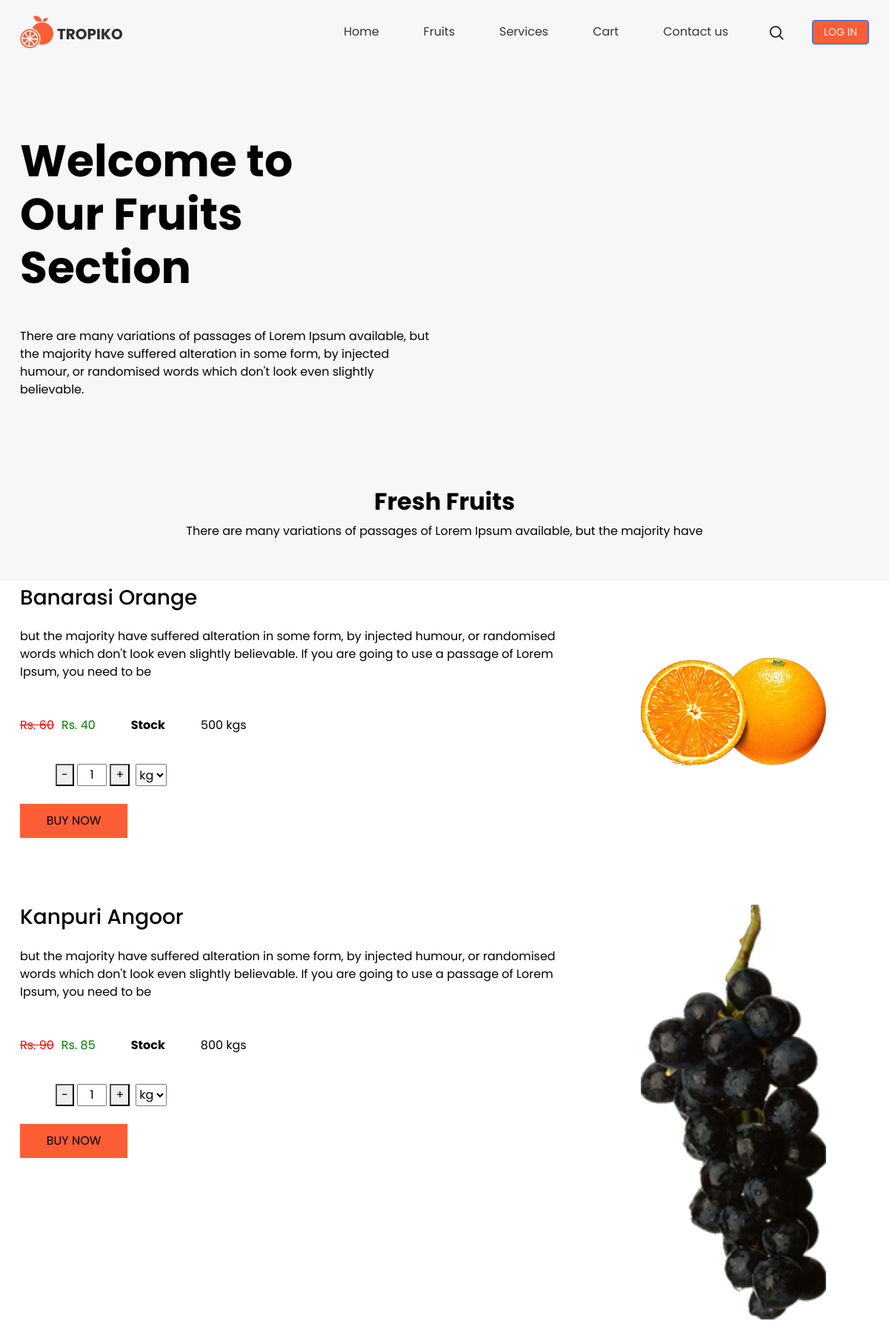
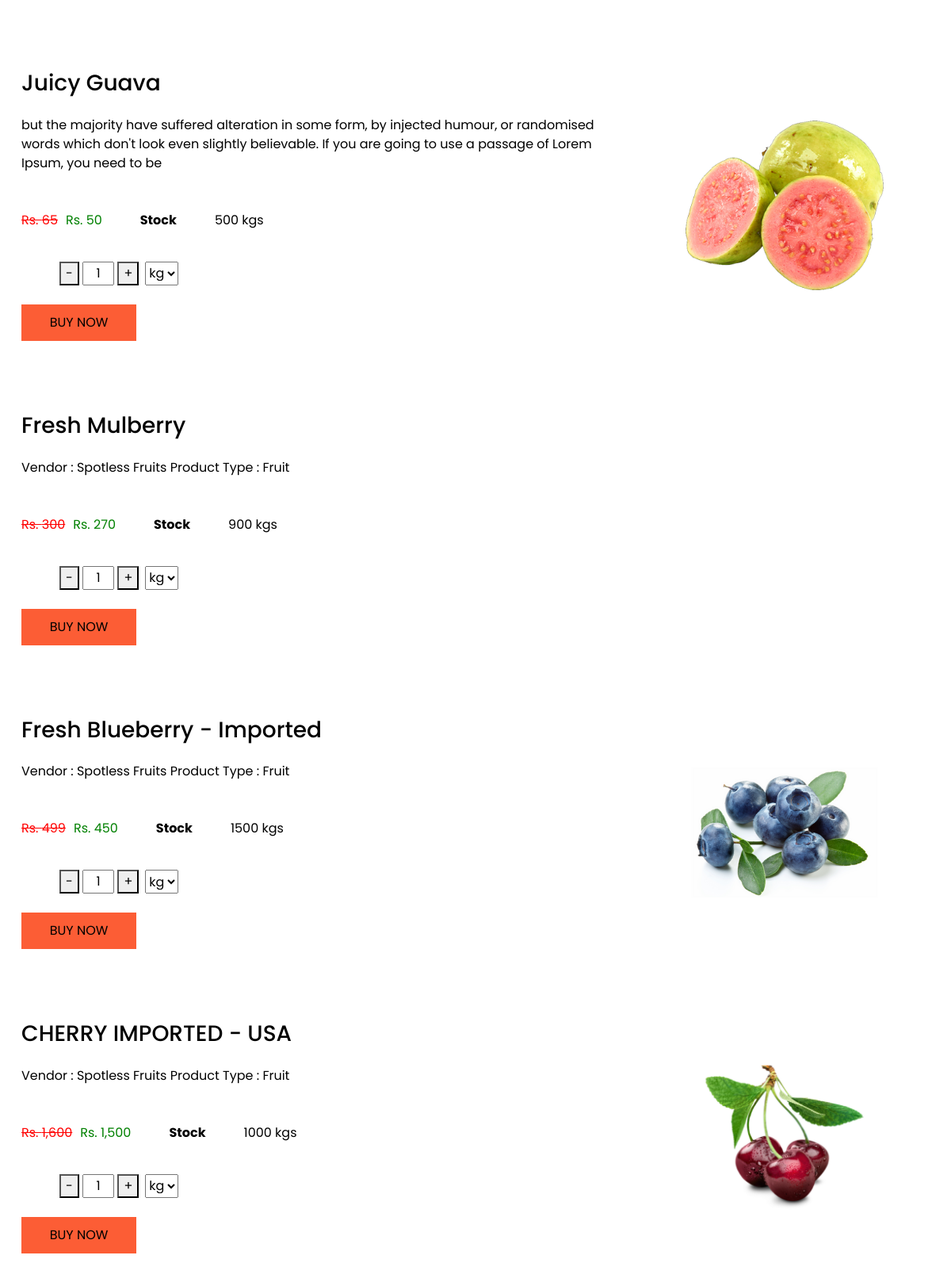
Screenshot of /fruit.php (upper part) with the database file from the repository (2 pictures, top to bottom).
### tables this page shows
CREATE TABLE `products` (
  `id` int(11) NOT NULL,
  `name` varchar(255) DEFAULT NULL,
  `image` varchar(255) DEFAULT NULL,
  `cost_price` varchar(255) DEFAULT NULL,
  `sale_price` varchar(255) DEFAULT NULL,
  `qty` varchar(255) DEFAULT NULL,
  `in_stock` varchar(255) DEFAULT NULL,
  `description` longtext DEFAULT NULL,
  `created_at` datetime DEFAULT NULL
);

### includes/function.php (called while the page is built, shortened)
<?php
class Operations
{
    public function getAll($table)
    {
        global $db;
        $sel  =  $db->query("select * from " . $table . "");
        return $sel->fetchAll(PDO::FETCH_ASSOC);
    }
}

### fruit.php (the view, shortened to what this page needs)
<?php
include('includes/header.php');
$allproduct = $obj->getAll('products');
?>
<section class="slider_section position-relative">
  <div id="carouselExampleControls" class="carousel slide" data-ride="carousel">
    <div class="container">
      <div class="row">
        <div class="col-md-6">
          <div class="slider_item-detail">
            <div>
              <h1>
                Welcome to <br />
                Our Fruits Section
              </h1>
              <p>
                There are many variations of passages of Lorem
                Ipsum available, but the majority have suffered
                alteration in some form, by injected humour, or
                randomised words which don't look even slightly
                believable.
              </p>
            </div>
          </div>
        </div>
        <div class="col-md-6">
          <div class="carousel-inner">
            <div class="carousel-item active">
              <div class="slider_img-box">
                <div>
                </div>
              </div>
            </div>
          </div>
        </div>
      </div>
    </div>
  </div>
</section>
<section class="fruit_section layout_padding-top">
  <div class="container">
    <h2 class="custom_heading">Fresh Fruits</h2>
    <p class="custom_heading-text">
      There are many variations of passages of Lorem Ipsum available, but
      the majority have
    </p>
    <?php
    foreach ($allproduct as $item) {
    ?>
      <div class="row layout_padding2">
        <div class="col-md-8">
          <div class="fruit_detail-box">
            <h3>
              <?= $item['name'] ?>
            </h3>
            <p class="mt-4 mb-5">
              <?= $item['description'] ?>
            </p>
            <div class="d-flex">
              <p style="text-decoration: line-through; color: red;">Rs. <?= $item['cost_price'] ?></p>
              <p style="color: green; margin-left: 10px;">Rs. <?= $item['sale_price'] ?></p>
              <strong class="ml-5">Stock</strong>
              <p class="ml-5"><?= $item['qty'] ?> kgs</p>
            </div>
            <br>
            <div class="d-flex">
              <div class="ml-5">
                <button class="qty-btn " onclick="changeQty('minus', <?= $item['id'] ?>)">-</button>
                <input type="text" id="qty-<?= $item['id'] ?>" value="1" style="width: 40px; text-align: center;" readonly>
                <button class="qty-btn " onclick="changeQty('plus', <?= $item['id'] ?>)">+</button>
              </div>
              <select id="unit-<?= $item['id'] ?>" class="ml-2">
                <option value="kg">kg</option>
              </select>
            </div>
            <br>
            <div class="d-flex">
              <a onclick="addToCart(<?= $item['id'] ?>)" class="text-uppercase custom_orange-btn mr-3">
                Buy Now
              </a>
            </div>
          </div>
        </div>
        <div class="col-md-4 d-flex justify-content-center align-items-center">
          <div class="fruit_img-box d-flex justify-content-center align-items-center">
            <img src="admin/<?= $item['image'] ?>" alt="" class="" width="250px" />
          </div>
        </div>
      </div>
    <?php
    }
    ?>
  </div>
</section>
<?php
include('includes/footer.php');
?>

### includes/header.php (shortened to what this page needs)
<?php
include('function.php');
$obj = new Operations;
?>
<!DOCTYPE html>
<html>
<head>
  <link rel="stylesheet" type="text/css"
    href="https://cdnjs.cloudflare.com/ajax/libs/OwlCarousel2/2.1.3/assets/owl.carousel.min.css" />
  <link rel="stylesheet" type="text/css" href="css/bootstrap.css" />
  <link href="https://cdn.jsdelivr.net/npm/bootstrap@5.0.2/dist/css/bootstrap.min.css" rel="stylesheet">
  <link href="css/style.css" rel="stylesheet" />
  <link href="css/responsive.css" rel="stylesheet" />
</head>
<body>
  <div class="hero_area">
    <header class="header_section">
      <div class="container">
        <nav class="navbar navbar-expand-lg custom_nav-container pt-3">
          <a class="navbar-brand" href="index.html">
            <img src="images/logo.png" alt="" /><span>
              Tropiko
            </span>
          </a>
          <div class="collapse navbar-collapse" id="navbarSupportedContent">
            <div class="d-flex ml-auto flex-column flex-lg-row align-items-center">
              <ul class="navbar-nav  ">
                <li class="nav-item active">
                  <a class="nav-link" href="index.php">Home <span class="sr-only">(current)</span></a>
                </li>
                <li class="nav-item">
                  <a class="nav-link" href="fruit.php"> Fruits</a>
                </li>
                <li class="nav-item">
                  <a class="nav-link" href="service.php"> Services </a>
                </li>
                <li class="nav-item">
                  <a class="nav-link" href="cart.php">Cart</a>
                </li>
                <li class="nav-item">
                  <a class="nav-link" href="contact.php">Contact us</a>
                </li>
              </ul>
              <form class="form-inline my-2 my-lg-0 ml-0 ml-lg-4 mb-3 mb-lg-0">
                <button class="btn  my-2 my-sm-0 nav_search-btn" type="submit"></button>
              </form>
            </div>
            <?php
            if (!empty(isset($_SESSION['id']))) {
            ?>
              <div class="quote_btn-container ml-0 ml-lg-4 d-flex justify-content-center">
                <a href="logout.php" class="btn btn-danger">
                  Log out
                </a>
              </div>
            <?php
            } else {
            ?>
              <div class="quote_btn-container ml-0 ml-lg-4 d-flex justify-content-center">
                <a href="login.php" class="btn btn-primary">
                  Log in
                </a>
              </div>
            <?php
            }
            ?>
      </div>
      </nav>
  </div>
  </header>

### includes/footer.php (shortened to what this page needs)
</body>
</html>

### css/style.css (style rules this page uses)
body { font-family: 'Poppins', sans-serif; color: #000000; background-color: #ffffff; }
.layout_padding2 { padding: 45px 0; }
.layout_padding-top { padding-top: 75px; }
.custom_dark-btn, .custom_orange-btn { display: inline-block; padding: 10px 0; text-align: center; width: 145px; outline: none; color: #f7f7f7; border: 1px solid transparent; }
.custom_orange-btn { background-color: #fc5d35; }
.custom_heading { text-align: center; font-weight: bold; }
.custom_heading-text { text-align: center; }
.hero_area { height: 98vh; background-color: #f7f7f7; }
.custom_nav-container.navbar-expand-lg .navbar-nav .nav-link { padding: 10px 30px; color: #343434; text-align: center }
a, a:hover, a:focus { text-decoration: none; }
.btn, .btn:focus { outline: none !important; box-shadow: none; }
.navbar-brand, .navbar-brand:hover { text-transform: uppercase; font-weight: bold; font-size: 24px; color: #fafcfd; }
.custom_nav-container .nav_search-btn { background-image: url(../images/search-icon.png); background-size: 22px; background-repeat: no-repeat; background-position-y: 7px; width: 35px; height: 35px; padding: 0; border: none; }
.navbar-brand { display: flex; align-items: center; }
.navbar-brand img { width: 45px; margin-right: 5px; }
.navbar-brand span { font-size: 20px; font-weight: 700; color: #2e2e2d; margin-top: 5px; }
.custom_nav-container { z-index: 99999; padding: 15px 0; }
.quote_btn-container a { display: inline-block; padding: 5px 15px; background-color: #fc5d35; color: #f7f7f7; font-size: 14px; text-transform: uppercase; }
.slider_section { padding-top: 8%; }
.slider_img-box { width: 85%; margin: 0 auto; }
.slider_item-detail h1 { font-weight: 700; font-size: 60px; width: 95%; }
.slider_item-detail p { margin: 45px 0; }
.slider_section #carouselExampleControls, .carousel-inner, .carousel-item { height: 100%; }

### css/responsive.css (style rules this page uses)
@media (min-width: 1200px) { .container { max-width: 1170px; } }

### rows the page displays
products: name "Banarasi Orange", description "but the majority have suffered alteration in some form, by injected humour, or randomised words which don't look even slightly believable. If you are going to use a passage of Lorem Ipsum, you need to be", cost_price "60", sale_price "40", qty "500", id "1", id "kg", image (picture)
products: name "Kanpuri Angoor", description "but the majority have suffered alteration in some form, by injected humour, or randomised words which don't look even slightly believable. If you are going to use a passage of Lorem Ipsum, you need to be", cost_price "90", sale_price "85", qty "800", id "kg", image (picture)
products: name "Juicy Guava", description "but the majority have suffered alteration in some form, by injected humour, or randomised words which don't look even slightly believable. If you are going to use a passage of Lorem Ipsum, you need to be", cost_price "65", sale_price "50", qty "500", id "kg", image (picture)
products: name "Fresh Mulberry", description "Vendor : Spotless Fruits Product Type : Fruit", cost_price "300", sale_price "270", qty "900", id "kg"
products: name "Fresh Blueberry - Imported", description "Vendor : Spotless Fruits Product Type : Fruit", cost_price "499", sale_price "450", qty "1500", id "kg", image (picture)
products: name "CHERRY IMPORTED - USA", description "Vendor : Spotless Fruits Product Type : Fruit", cost_price "1,600", sale_price "1,500", qty "1000", id "kg", image (picture)
